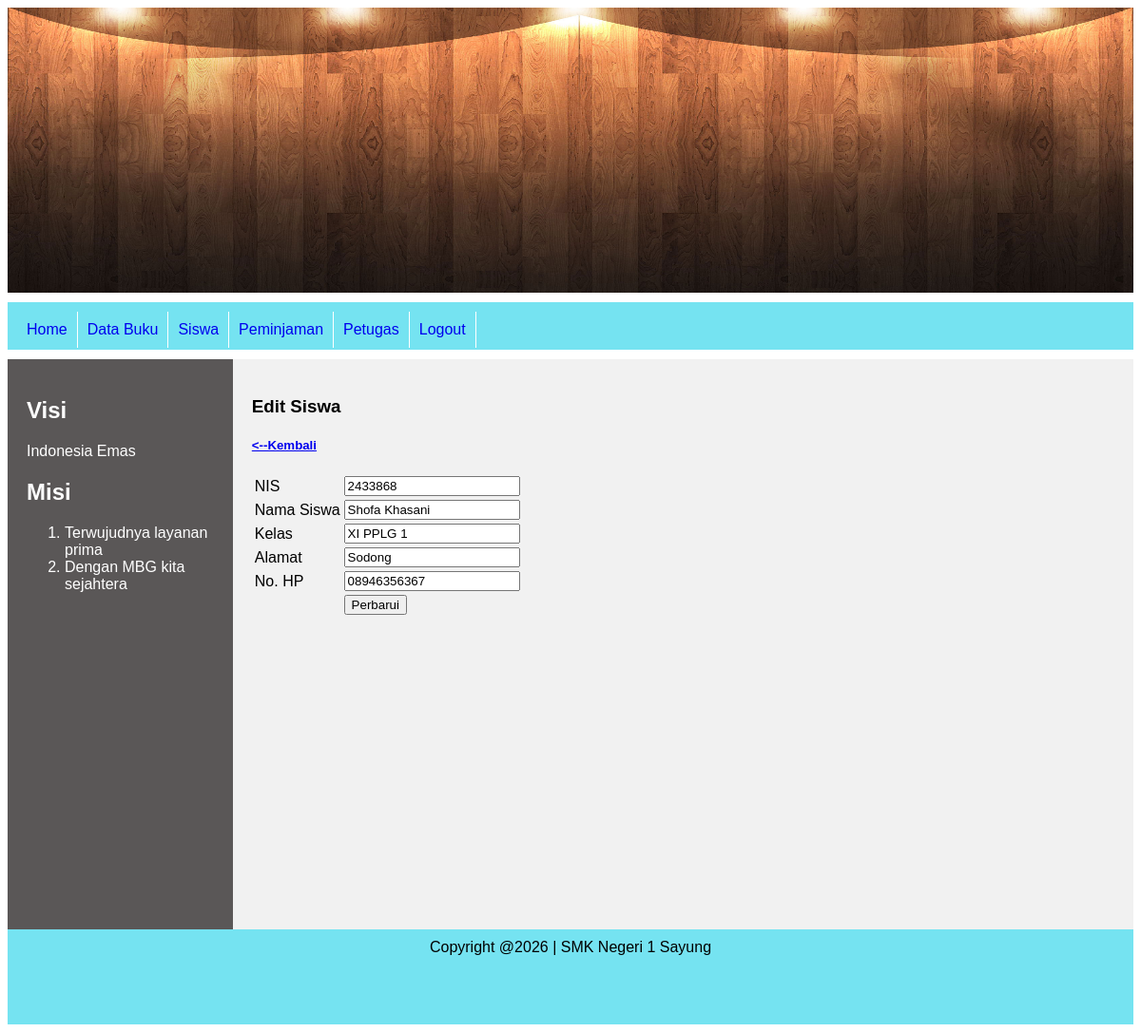
The app's page /admin/index.php?page=siswaubah&idsiswa=2433868 (signed in) with its own data.
### tables this page shows
CREATE TABLE `tbl_siswa` (
  `idsiswa` int NOT NULL,
  `nis` varchar(20) NOT NULL,
  `namasiswa` varchar(100) NOT NULL,
  `kelas` varchar(20) NOT NULL,
  `alamat` varchar(200) NOT NULL,
  `hp` varchar(20) NOT NULL,
  `created_at` timestamp NOT NULL DEFAULT CURRENT_TIMESTAMP,
  `updated_at` timestamp NULL DEFAULT NULL
);

### admin/halaman/siswa/siswaubah.php (the view, shortened to what this page needs)
<?php
include "../koneksi.php";
$nis = $_GET['idsiswa'];
$sql = "SELECT * FROM tbl_siswa WHERE nis = $nis";
$query = mysqli_query($conn, $sql);
?>
<!DOCTYPE html>
<html lang="en">
<head>
</head>
<body>
    <h3>Edit Siswa</h3>
    <h5><a href="index.php?page=siswa"><--Kembali</a></h5>
    <form action="halaman/siswa/siswaubah_aksi.php" method="post">
        <?php
        while($data = mysqli_fetch_assoc($query)) {
        ?>
    <table>
        <tr>
            <td>NIS</td>
            <td><input type="number" name="nis" readonly value="<?php echo $data['nis'];?>"></td>
        </tr>
        <tr>
            <td>Nama Siswa</td>
            <td><input type="text" name="namasiswa" value="<?php echo $data['namasiswa'];?>"></td>
        </tr>
        <tr>
            <td>Kelas</td>
            <td><input type="text" name="kelas" value="<?php echo $data['kelas'];?>"></td>
        </tr>
        <tr>
            <td>Alamat</td>
            <td><input type="text" name="alamat" value="<?php echo $data['alamat'];?>"></td>
        </tr>
        <tr>
            <td>No. HP</td>
            <td><input type="text" name="hp" value="<?php echo $data['hp'];?>"></td>
        </tr>
        <tr>
            <td></td>
            <td><input type="submit" name="tombolubah" value="Perbarui"></td>
        </tr>
    </table>
    <?php }
    ?>
</form>
</body>
</html>

### css/style.css (style rules this page uses)
* { box-sizing: border-box; }
body { font-family: Arial, Helvetica, sans-serif; }

### records on screen
tbl_siswa: nis "2433868", namasiswa "Shofa Khasani", kelas "XI PPLG 1", alamat "Sodong", hp "08946356367"
